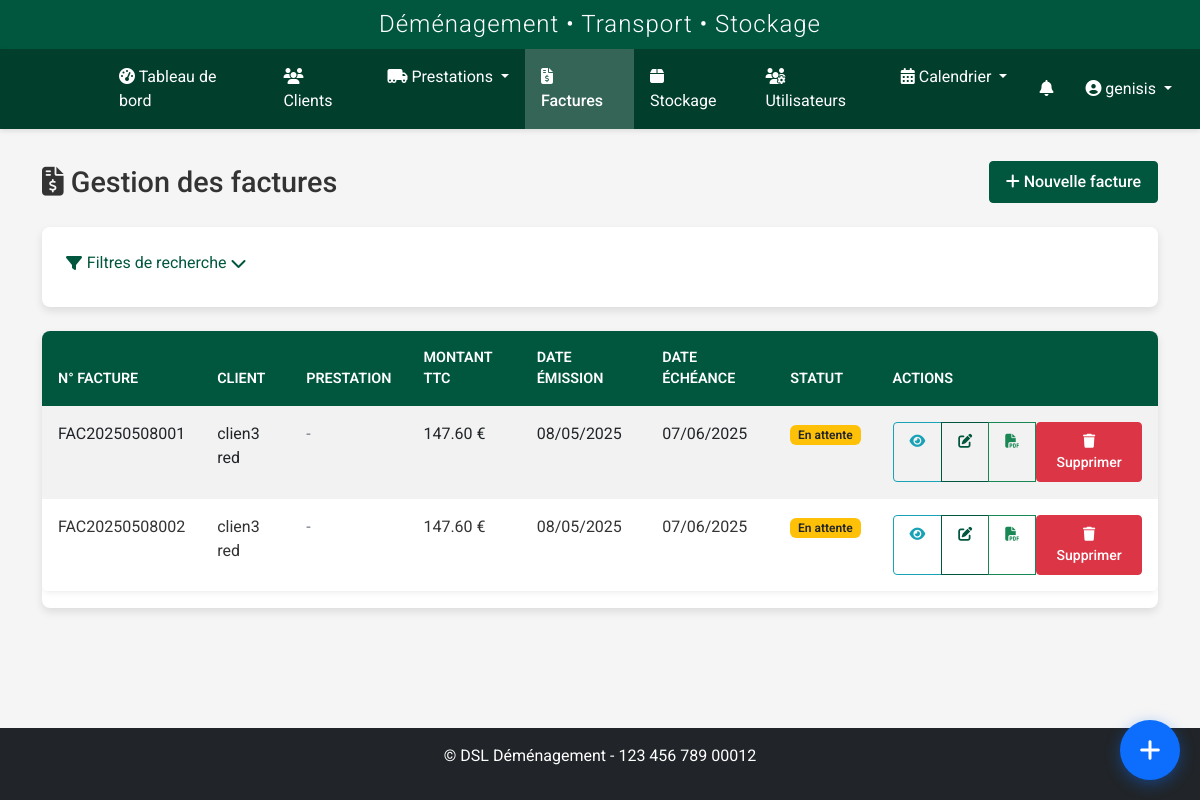
/factures/ (signed in), run on an earlier commit of the app's database.
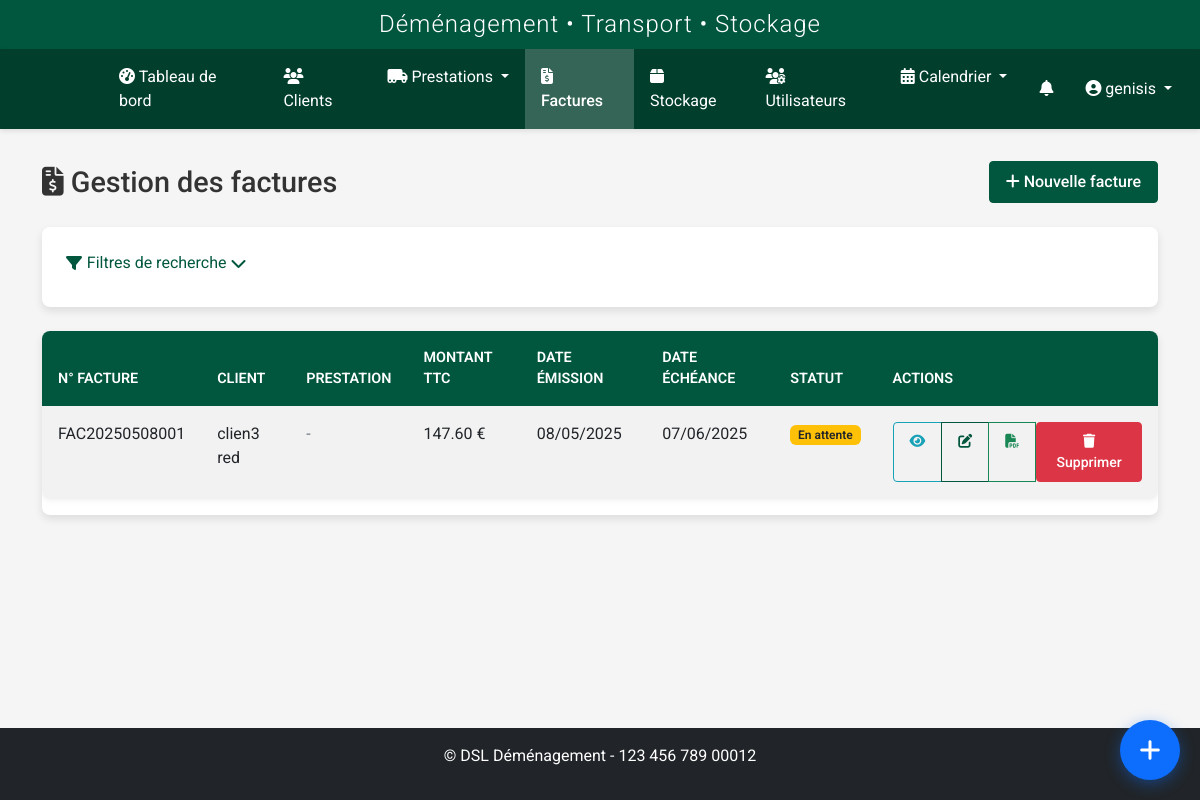
And on a later commit of the database.
### models.py (models this page shows, shortened)
class Facture(db.Model):
    id = db.Column(db.Integer, primary_key=True)
    numero = db.Column(db.String(50), unique=True, nullable=False)
    client_id = db.Column(db.Integer, db.ForeignKey('client.id'), nullable=False)
    prestation_id = db.Column(db.Integer, db.ForeignKey('prestation.id'), nullable=True)
    stockage_id = db.Column(db.Integer, db.ForeignKey('stockage.id'), nullable=True)
    date_emission = db.Column(db.DateTime, nullable=False, default=datetime.utcnow)
    date_echeance = db.Column(db.DateTime, nullable=True)
    montant_ht = db.Column(db.Float, nullable=False)
    taux_tva = db.Column(db.Float, nullable=False, default=20.0)  # Ajout du champ taux_tva
    montant_ttc = db.Column(db.Float, nullable=False)
    montant_acompte = db.Column(db.Float, nullable=True, default=0)
    societe = db.Column(db.String(50), nullable=True)
    mode_paiement = db.Column(db.String(50), nullable=True)
    statut = db.Column(db.String(20), nullable=False, default='En attente')
    commission_pourcentage = db.Column(db.Float, nullable=True)
    commission_montant = db.Column(db.Float, nullable=True)
    notes = db.Column(db.Text, nullable=True)
    observations = db.Column(db.Text, nullable=True)
    commercial_id = db.Column(db.Integer, db.ForeignKey('user.id'), nullable=True)
    commercial = db.relationship('User', foreign_keys=[commercial_id], backref='factures_creees')
    fichiers = db.relationship('FichierFacture', backref='facture', lazy=True, cascade="all, delete-orphan")

class Client(db.Model):
    id = db.Column(db.Integer, primary_key=True)
    nom = db.Column(db.String(64), nullable=False)
    prenom = db.Column(db.String(64), nullable=False)
    adresse = db.Column(db.Text, nullable=True)
    code_postal = db.Column(db.String(10), nullable=True)
    ville = db.Column(db.String(64), nullable=True)
    pays = db.Column(db.String(64), default='France')
    telephone = db.Column(db.String(20), nullable=True)
    email = db.Column(db.String(120), nullable=True)
    type_client = db.Column(db.String(50), nullable=True)
    tags = db.Column(db.Text, nullable=True)
    observations = db.Column(db.Text, nullable=True)
    statut = db.Column(db.String(20), default='actif')
    archive = db.Column(db.Boolean, default=False)
    date_creation = db.Column(db.DateTime, nullable=False, default=datetime.utcnow)
    commercial_id = db.Column(db.Integer, db.ForeignKey('user.id'), nullable=True)
    commercial = db.relationship('User', backref=db.backref('clients', lazy=True), foreign_keys=[commercial_id])
    prestations_principales = db.relationship('Prestation', backref=db.backref('client_principal', lazy=True), lazy=True, foreign_keys="Prestation.client_id")
    prestations_supplementaires = db.relationship('Prestation', secondary=prestation_clients, back_populates='clients_supplementaires')
    factures = db.relationship('Facture', backref='client', lazy=True)

### routes/facture.py (the view)
@facture_bp.route('/')
@login_required
def index():
    factures = Facture.query.all()
    form = FactureSearchForm()
    return render_template('factures/index.html', factures=factures, form=form, title='Gestion des factures')

### models.py (called while the page is built)
    def is_admin(self):
        return self.role in ['admin', 'superadmin']

    def is_transporteur(self):
        return self.role == 'transporteur' or self.is_admin()

### templates/factures/index.html (shortened to what the changed rows need)
{% extends 'base.html' %}
{% block content %}
<div class="facture-page">
    <div class="page-title">
        <h1><i class="fas fa-file-invoice-dollar"></i> Gestion des factures</h1>
    </div>
    <div class="card">
        <div class="table-responsive">
            <table class="table table-hover table-striped">
                <thead>
                    <tr>
                        <th>N° Facture</th>
                        <th>Client</th>
                        <th>Prestation</th>
                        <th>Montant TTC</th>
                        <th>Date émission</th>
                        <th>Date échéance</th>
                        <th>Statut</th>
                        <th>Actions</th>
                    </tr>
                </thead>
                <tbody>
                    {% if factures %}
                        {% for facture in factures %}
                            <tr>
                                <td>{{ facture.numero }}</td>
                                <td>{{ facture.client.nom }} {{ facture.client.prenom }}</td>
                                <td>
                                    {% if facture.prestation %}
                                        {{ facture.prestation.type_demenagement }} ({{ facture.prestation.date_debut.strftime('%d/%m/%Y') }})
                                    {% else %}
                                        <span class="text-muted">-</span>
                                    {% endif %}
                                </td>
                                <td>{{ "{:,.2f}".format(facture.montant_ttc) }} €</td>
                                <td>{{ facture.date_emission.strftime('%d/%m/%Y') }}</td>
                                <td>{{ facture.date_echeance.strftime('%d/%m/%Y') }}</td>
                                <td>
                                    <span class="badge status-{{ facture.statut|lower|replace(' ', '-') }}">
                                        {{ facture.statut }}
                                    </span>
                                </td>
                                <td>
                                    <div class="btn-group btn-group-sm">
                                        <a href="{{ url_for('facture.view', id=facture.id) }}" class="btn btn-outline-info" title="Visualiser">
                                            <i class="fas fa-eye"></i>
                                        </a>
                                        <a href="{{ url_for('facture.edit', id=facture.id) }}" class="btn btn-outline-primary" title="Modifier">
                                            <i class="fas fa-edit"></i>
                                        </a>
                                        <a href="{{ url_for('facture.view', id=facture.id) }}#documents" class="btn btn-outline-success" title="Documents de facturation">
                                            <i class="fas fa-file-pdf"></i>
                                        </a>
                                        {% if current_user.is_admin() %}
                                            <form action="{{ url_for('facture.delete', id=facture.id) }}" method="POST" style="display: inline;">
                                                <button type="submit" class="btn btn-danger btn-sm" onclick="return confirm('Êtes-vous sûr de vouloir supprimer cette facture ?');">
                                                    <i class="fas fa-trash"></i> Supprimer
                                                </button>
                                            </form>
                                        {% endif %}
                                    </div>
                                </td>
                            </tr>
                        {% endfor %}
                    {% endif %}
                </tbody>
            </table>
        </div>
    </div>
</div>
{% endblock %}

What changed in the data, as far as the page shows it:
removed Facture: numero "FAC20250508002", client.nom "clien3", client.prenom "red", montant_ttc "147.60", date_emission "08/05/2025", date_echeance "07/06/2025", statut "En attente"
